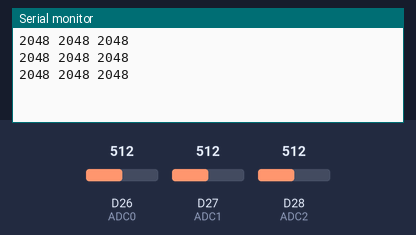
A sketch run on a simulated Arduino Due. On the bench: the last lines printed to the serial monitor. The inputs (shaded band) are chosen by the test bench; at power-on: D26 (ADC0) = 512, D27 (ADC1) = 512, D28 (ADC2) = 512 (analog values on the 0–1023 scale).

Above: at 1.3 s.
1.4 s: D26 (ADC0) set to 716
At 1.9 s:
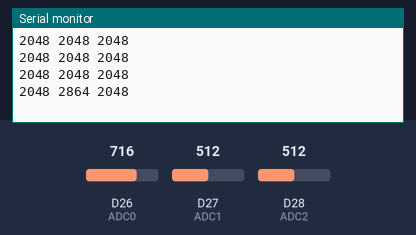
2.9 s: D27 (ADC1) set to 716
At 3.4 s:
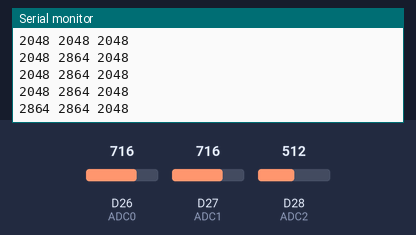
4.4 s: D28 (ADC2) set to 716
At 4.9 s:
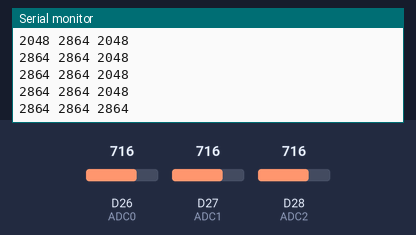
5.9 s: D26 (ADC0) set to 900
At 6.4 s:
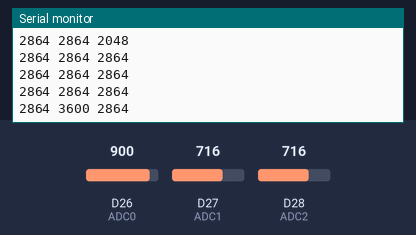
7.4 s: D27 (ADC1) set to 900
At 7.9 s:
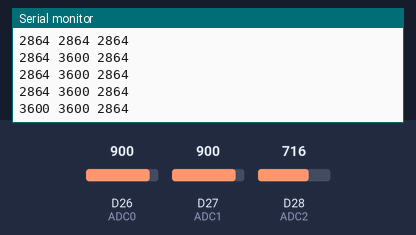
8.9 s: D28 (ADC2) set to 900
At 9.4 s:
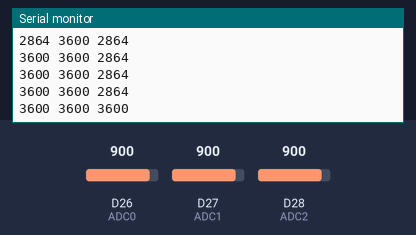
Timing chart, 0 to 11.4 s (numbered marks = the images above; inputs shaded):
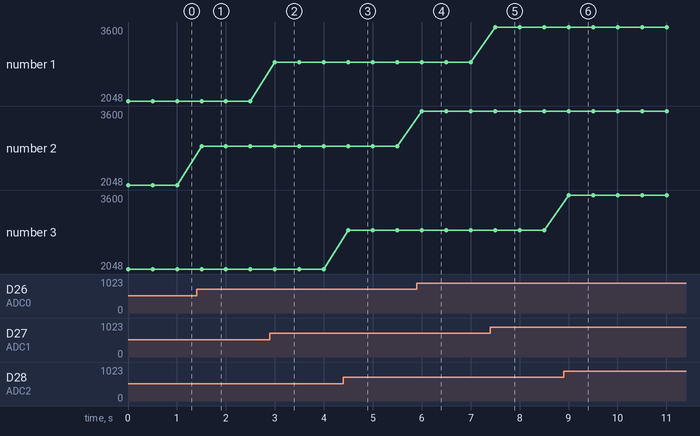

The sketch:

4_kasokudo_sensor.ino
```cpp
const int ADC0 = 26; //GP26
const int ADC1 = 27; //GP27
const int ADC2 = 28; //GP28

int ax, ay, az;

void setup() {
  // put your setup code here, to run once:
  Serial.begin(115200);
  analogReadResolution(12); //set the ADC resolution to 12bit
}

void loop() {
  // put your main code here, to run repeatedly:
  ax = analogRead(ADC1);
  ay = analogRead(ADC0);
  az = analogRead(ADC2);

  Serial.print(ax, DEC); Serial.print(" ");
  Serial.print(ay, DEC); Serial.print(" ");
  Serial.println(az, DEC);
  delay(500);
}
```

Measured:
- after the input at 1.4 s, the serial monitor: prints a new line after 0.10 s (image 1)
- after the input at 2.9 s, the serial monitor: prints a new line after 0.10 s (image 2)
- after the input at 4.4 s, the serial monitor: prints a new line after 0.10 s (image 3)
- after the input at 5.9 s, the serial monitor: prints a new line after 0.11 s (image 4)
- after the input at 7.4 s, the serial monitor: prints a new line after 0.11 s (image 5)
- after the input at 8.9 s, the serial monitor: prints a new line after 0.11 s (image 6)
- plotted number 2: 2048 → 2864 after the input at 1.4 s, 2864 → 3600 after the input at 5.9 s
